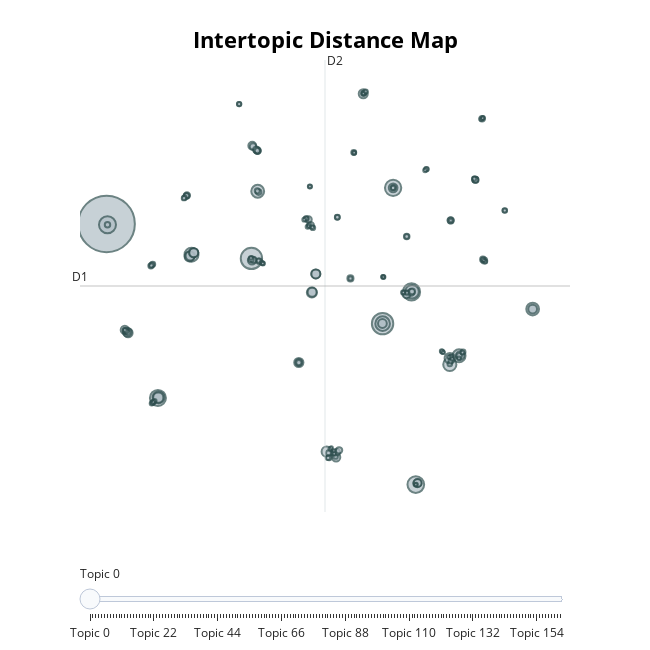

The notebook cell this image was saved under:
### Code cell
model.visualize_topics()

### Figure 1 — Plotly figure (JSON) as saved in the notebook; plotly's stock layout.template omitted (floating-point values rounded to 4 significant figures; data arrays with more than 128 entries replaced by an {"elided": "..."} marker saying what was removed)
{"data": [{"customdata": {"elided": "163x3 mixed values"}, "hovertemplate": "<b>Topic %{customdata[0]}</b><br>Words: %{customdata[1]}<br>Size: %{customdata[2]}", "legendgroup": "", "marker": {"color": "#B0BEC5", "line": {"color": "DarkSlateGrey", "width": 2}, "size": {"elided": "163 int values"}, "sizemode": "area", "sizeref": 1.887, "symbol": "circle"}, "mode": "markers", "name": "", "orientation": "v", "showlegend": false, "type": "scatter", "x": {"elided": "163 float values"}, "xaxis": "x", "y": {"elided": "163 float values"}, "yaxis": "y"}], "layout": {"annotations": [{"showarrow": false, "text": "D1", "x": -14.4, "y": 1.287, "yshift": 10}, {"showarrow": false, "text": "D2", "x": 2.92, "xshift": 10, "y": 19.24}], "height": 650, "hoverlabel": {"bgcolor": "white", "font": {"family": "Rockwell", "size": 16}}, "legend": {"itemsizing": "constant", "tracegroupgap": 0}, "margin": {"t": 60}, "shapes": [{"line": {"color": "#CFD8DC", "width": 2}, "type": "line", "x0": 2.92, "x1": 2.92, "y0": -16.67, "y1": 19.24}, {"line": {"color": "#9E9E9E", "width": 2}, "type": "line", "x0": -14.4, "x1": 20.24, "y0": 1.287, "y1": 1.287}], "sliders": [{"active": 0, "pad": {"t": 50}, "steps": [{"args": [{"marker.color": {"elided": "1x163 str values"}}], "label": "Topic 0", "method": "update"}, {"args": [{"marker.color": {"elided": "1x163 str values"}}], "label": "Topic 1", "method": "update"}, {"args": [{"marker.color": {"elided": "1x163 str values"}}], "label": "Topic 2", "method": "update"}, {"args": [{"marker.color": {"elided": "1x163 str values"}}], "label": "Topic 3", "method": "update"}, {"args": [{"marker.color": {"elided": "1x163 str values"}}], "label": "Topic 4", "method": "update"}, {"args": [{"marker.color": {"elided": "1x163 str values"}}], "label": "Topic 5", "method": "update"}, {"args": [{"marker.color": {"elided": "1x163 str values"}}], "label": "Topic 6", "method": "update"}, {"args": [{"marker.color": {"elided": "1x163 str values"}}], "label": "Topic 7", "method": "update"}, {"args": [{"marker.color": {"elided": "1x163 str values"}}], "label": "Topic 8", "method": "update"}, {"args": [{"marker.color": {"elided": "1x163 str values"}}], "label": "Topic 9", "method": "update"}, {"args": [{"marker.color": {"elided": "1x163 str values"}}], "label": "Topic 10", "method": "update"}, {"args": [{"marker.color": {"elided": "1x163 str values"}}], "label": "Topic 11", "method": "update"}, {"args": [{"marker.color": {"elided": "1x163 str values"}}], "label": "Topic 12", "method": "update"}, {"args": [{"marker.color": {"elided": "1x163 str values"}}], "label": "Topic 13", "method": "update"}, {"args": [{"marker.color": {"elided": "1x163 str values"}}], "label": "Topic 14", "method": "update"}, {"args": [{"marker.color": {"elided": "1x163 str values"}}], "label": "Topic 15", "method": "update"}, {"args": [{"marker.color": {"elided": "1x163 str values"}}], "label": "Topic 16", "method": "update"}, {"args": [{"marker.color": {"elided": "1x163 str values"}}], "label": "Topic 17", "method": "update"}, {"args": [{"marker.color": {"elided": "1x163 str values"}}], "label": "Topic 18", "method": "update"}, {"args": [{"marker.color": {"elided": "1x163 str values"}}], "label": "Topic 19", "method": "update"}, {"args": [{"marker.color": {"elided": "1x163 str values"}}], "label": "Topic 20", "method": "update"}, {"args": [{"marker.color": {"elided": "1x163 str values"}}], "label": "Topic 21", "method": "update"}, {"args": [{"marker.color": {"elided": "1x163 str values"}}], "label": "Topic 22", "method": "update"}, {"args": [{"marker.color": {"elided": "1x163 str values"}}], "label": "Topic 23", "method": "update"}, {"args": [{"marker.color": {"elided": "1x163 str values"}}], "label": "Topic 24", "method": "update"}, {"args": [{"marker.color": {"elided": "1x163 str values"}}], "label": "Topic 25", "method": "update"}, {"args": [{"marker.color": {"elided": "1x163 str values"}}], "label": "Topic 26", "method": "update"}, {"args": [{"marker.color": {"elided": "1x163 str values"}}], "label": "Topic 27", "method": "update"}, {"args": [{"marker.color": {"elided": "1x163 str values"}}], "label": "Topic 28", "method": "update"}, {"args": [{"marker.color": {"elided": "1x163 str values"}}], "label": "Topic 29", "method": "update"}, {"args": [{"marker.color": {"elided": "1x163 str values"}}], "label": "Topic 30", "method": "update"}, {"args": [{"marker.color": {"elided": "1x163 str values"}}], "label": "Topic 31", "method": "update"}, {"args": [{"marker.color": {"elided": "1x163 str values"}}], "label": "Topic 32", "method": "update"}, {"args": [{"marker.color": {"elided": "1x163 str values"}}], "label": "Topic 33", "method": "update"}, {"args": [{"marker.color": {"elided": "1x163 str values"}}], "label": "Topic 34", "method": "update"}, {"args": [{"marker.color": {"elided": "1x163 str values"}}], "label": "Topic 35", "method": "update"}, {"args": [{"marker.color": {"elided": "1x163 str values"}}], "label": "Topic 36", "method": "update"}, {"args": [{"marker.color": {"elided": "1x163 str values"}}], "label": "Topic 37", "method": "update"}, {"args": [{"marker.color": {"elided": "1x163 str values"}}], "label": "Topic 38", "method": "update"}, {"args": [{"marker.color": {"elided": "1x163 str values"}}], "label": "Topic 39", "method": "update"}, {"args": [{"marker.color": {"elided": "1x163 str values"}}], "label": "Topic 40", "method": "update"}, {"args": [{"marker.color": {"elided": "1x163 str values"}}], "label": "Topic 41", "method": "update"}, {"args": [{"marker.color": {"elided": "1x163 str values"}}], "label": "Topic 42", "method": "update"}, {"args": [{"marker.color": {"elided": "1x163 str values"}}], "label": "Topic 43", "method": "update"}, {"args": [{"marker.color": {"elided": "1x163 str values"}}], "label": "Topic 44", "method": "update"}, {"args": [{"marker.color": {"elided": "1x163 str values"}}], "label": "Topic 45", "method": "update"}, {"args": [{"marker.color": {"elided": "1x163 str values"}}], "label": "Topic 46", "method": "update"}, {"args": [{"marker.color": {"elided": "1x163 str values"}}], "label": "Topic 47", "method": "update"}, {"args": [{"marker.color": {"elided": "1x163 str values"}}], "label": "Topic 48", "method": "update"}, {"args": [{"marker.color": {"elided": "1x163 str values"}}], "label": "Topic 49", "method": "update"}, {"args": [{"marker.color": {"elided": "1x163 str values"}}], "label": "Topic 50", "method": "update"}, {"args": [{"marker.color": {"elided": "1x163 str values"}}], "label": "Topic 51", "method": "update"}, {"args": [{"marker.color": {"elided": "1x163 str values"}}], "label": "Topic 52", "method": "update"}, {"args": [{"marker.color": {"elided": "1x163 str values"}}], "label": "Topic 53", "method": "update"}, {"args": [{"marker.color": {"elided": "1x163 str values"}}], "label": "Topic 54", "method": "update"}, {"args": [{"marker.color": {"elided": "1x163 str values"}}], "label": "Topic 55", "method": "update"}, {"args": [{"marker.color": {"elided": "1x163 str values"}}], "label": "Topic 56", "method": "update"}, {"args": [{"marker.color": {"elided": "1x163 str values"}}], "label": "Topic 57", "method": "update"}, {"args": [{"marker.color": {"elided": "1x163 str values"}}], "label": "Topic 58", "method": "update"}, {"args": [{"marker.color": {"elided": "1x163 str values"}}], "label": "Topic 59", "method": "update"}, {"args": [{"marker.color": {"elided": "1x163 str values"}}], "label": "Topic 60", "method": "update"}, {"args": [{"marker.color": {"elided": "1x163 str values"}}], "label": "Topic 61", "method": "update"}, {"args": [{"marker.color": {"elided": "1x163 str values"}}], "label": "Topic 62", "method": "update"}, {"args": [{"marker.color": {"elided": "1x163 str values"}}], "label": "Topic 63", "method": "update"}, {"args": [{"marker.color": {"elided": "1x163 str values"}}], "label": "Topic 64", "method": "update"}, {"args": [{"marker.color": {"elided": "1x163 str values"}}], "label": "Topic 65", "method": "update"}, {"args": [{"marker.color": {"elided": "1x163 str values"}}], "label": "Topic 66", "method": "update"}, {"args": [{"marker.color": {"elided": "1x163 str values"}}], "label": "Topic 67", "method": "update"}, {"args": [{"marker.color": {"elided": "1x163 str values"}}], "label": "Topic 68", "method": "update"}, {"args": [{"marker.color": {"elided": "1x163 str values"}}], "label": "Topic 69", "method": "update"}, {"args": [{"marker.color": {"elided": "1x163 str values"}}], "label": "Topic 70", "method": "update"}, {"args": [{"marker.color": {"elided": "1x163 str values"}}], "label": "Topic 71", "method": "update"}, {"args": [{"marker.color": {"elided": "1x163 str values"}}], "label": "Topic 72", "method": "update"}, {"args": [{"marker.color": {"elided": "1x163 str values"}}], "label": "Topic 73", "method": "update"}, {"args": [{"marker.color": {"elided": "1x163 str values"}}], "label": "Topic 74", "method": "update"}, {"args": [{"marker.color": {"elided": "1x163 str values"}}], "label": "Topic 75", "method": "update"}, {"args": [{"marker.color": {"elided": "1x163 str values"}}], "label": "Topic 76", "method": "update"}, {"args": [{"marker.color": {"elided": "1x163 str values"}}], "label": "Topic 77", "method": "update"}, {"args": [{"marker.color": {"elided": "1x163 str values"}}], "label": "Topic 78", "method": "update"}, {"args": [{"marker.color": {"elided": "1x163 str values"}}], "label": "Topic 79", "method": "update"}, {"args": [{"marker.color": {"elided": "1x163 str values"}}], "label": "Topic 80", "method": "update"}, {"args": [{"marker.color": {"elided": "1x163 str values"}}], "label": "Topic 81", "method": "update"}, {"args": [{"marker.color": {"elided": "1x163 str values"}}], "label": "Topic 82", "method": "update"}, {"args": [{"marker.color": {"elided": "1x163 str values"}}], "label": "Topic 83", "method": "update"}, {"args": [{"marker.color": {"elided": "1x163 str values"}}], "label": "Topic 84", "method": "update"}, {"args": [{"marker.color": {"elided": "1x163 str values"}}], "label": "Topic 85", "method": "update"}, {"args": [{"marker.color": {"elided": "1x163 str values"}}], "label": "Topic 86", "method": "update"}, {"args": [{"marker.color": {"elided": "1x163 str values"}}], "label": "Topic 87", "method": "update"}, {"args": [{"marker.color": {"elided": "1x163 str values"}}], "label": "Topic 88", "method": "update"}, {"args": [{"marker.color": {"elided": "1x163 str values"}}], "label": "Topic 89", "method": "update"}, {"args": [{"marker.color": {"elided": "1x163 str values"}}], "label": "Topic 90", "method": "update"}, {"args": [{"marker.color": {"elided": "1x163 str values"}}], "label": "Topic 91", "method": "update"}, {"args": [{"marker.color": {"elided": "1x163 str values"}}], "label": "Topic 92", "method": "update"}, {"args": [{"marker.color": {"elided": "1x163 str values"}}], "label": "Topic 93", "method": "update"}, {"args": [{"marker.color": {"elided": "1x163 str values"}}], "label": "Topic 94", "method": "update"}, {"args": [{"marker.color": {"elided": "1x163 str values"}}], "label": "Topic 95", "method": "update"}, {"args": [{"marker.color": {"elided": "1x163 str values"}}], "label": "Topic 96", "method": "update"}, {"args": [{"marker.color": {"elided": "1x163 str values"}}], "label": "Topic 97", "method": "update"}, {"args": [{"marker.color": {"elided": "1x163 str values"}}], "label": "Topic 98", "method": "update"}, {"args": [{"marker.color": {"elided": "1x163 str values"}}], "label": "Topic 99", "method": "update"}, {"args": [{"marker.color": {"elided": "1x163 str values"}}], "label": "Topic 100", "method": "update"}, {"args": [{"marker.color": {"elided": "1x163 str values"}}], "label": "Topic 101", "method": "update"}, {"args": [{"marker.color": {"elided": "1x163 str values"}}], "label": "Topic 102", "method": "update"}, {"args": [{"marker.color": {"elided": "1x163 str values"}}], "label": "Topic 103", "method": "update"}, {"args": [{"marker.color": {"elided": "1x163 str values"}}], "label": "Topic 104", "method": "update"}, {"args": [{"marker.color": {"elided": "1x163 str values"}}], "label": "Topic 105", "method": "update"}, {"args": [{"marker.color": {"elided": "1x163 str values"}}], "label": "Topic 106", "method": "update"}, {"args": [{"marker.color": {"elided": "1x163 str values"}}], "label": "Topic 107", "method": "update"}, {"args": [{"marker.color": {"elided": "1x163 str values"}}], "label": "Topic 108", "method": "update"}, {"args": [{"marker.color": {"elided": "1x163 str values"}}], "label": "Topic 109", "method": "update"}, {"args": [{"marker.color": {"elided": "1x163 str values"}}], "label": "Topic 110", "method": "update"}, {"args": [{"marker.color": {"elided": "1x163 str values"}}], "label": "Topic 111", "method": "update"}, {"args": [{"marker.color": {"elided": "1x163 str values"}}], "label": "Topic 112", "method": "update"}, {"args": [{"marker.color": {"elided": "1x163 str values"}}], "label": "Topic 113", "method": "update"}, {"args": [{"marker.color": {"elided": "1x163 str values"}}], "label": "Topic 114", "method": "update"}, {"args": [{"marker.color": {"elided": "1x163 str values"}}], "label": "Topic 115", "method": "update"}, {"args": [{"marker.color": {"elided": "1x163 str values"}}], "label": "Topic 116", "method": "update"}, {"args": [{"marker.color": {"elided": "1x163 str values"}}], "label": "Topic 117", "method": "update"}, {"args": [{"marker.color": {"elided": "1x163 str values"}}], "label": "Topic 118", "method": "update"}, {"args": [{"marker.color": {"elided": "1x163 str values"}}], "label": "Topic 119", "method": "update"}, {"args": [{"marker.color": {"elided": "1x163 str values"}}], "label": "Topic 120", "method": "update"}, {"args": [{"marker.color": {"elided": "1x163 str values"}}], "label": "Topic 121", "method": "update"}, {"args": [{"marker.color": {"elided": "1x163 str values"}}], "label": "Topic 122", "method": "update"}, {"args": [{"marker.color": {"elided": "1x163 str values"}}], "label": "Topic 123", "method": "update"}, {"args": [{"marker.color": {"elided": "1x163 str values"}}], "label": "Topic 124", "method": "update"}, {"args": [{"marker.color": {"elided": "1x163 str values"}}], "label": "Topic 125", "method": "update"}, {"args": [{"marker.color": {"elided": "1x163 str values"}}], "label": "Topic 126", "method": "update"}, {"args": [{"marker.color": {"elided": "1x163 str values"}}], "label": "Topic 127", "method": "update"}, {"args": [{"marker.color": {"elided": "1x163 str values"}}], "label": "Topic 128", "method": "update"}, {"args": [{"marker.color": {"elided": "1x163 str values"}}], "label": "Topic 129", "method": "update"}, {"args": [{"marker.color": {"elided": "1x163 str values"}}], "label": "Topic 130", "method": "update"}, {"args": [{"marker.color": {"elided": "1x163 str values"}}], "label": "Topic 131", "method": "update"}, {"args": [{"marker.color": {"elided": "1x163 str values"}}], "label": "Topic 132", "method": "update"}, {"args": [{"marker.color": {"elided": "1x163 str values"}}], "label": "Topic 133", "method": "update"}, {"args": [{"marker.color": {"elided": "1x163 str values"}}], "label": "Topic 134", "method": "update"}, {"args": [{"marker.color": {"elided": "1x163 str values"}}], "label": "Topic 135", "method": "update"}, {"args": [{"marker.color": {"elided": "1x163 str values"}}], "label": "Topic 136", "method": "update"}, {"args": [{"marker.color": {"elided": "1x163 str values"}}], "label": "Topic 137", "method": "update"}, {"args": [{"marker.color": {"elided": "1x163 str values"}}], "label": "Topic 138", "method": "update"}, {"args": [{"marker.color": {"elided": "1x163 str values"}}], "label": "Topic 139", "method": "update"}, {"args": [{"marker.color": {"elided": "1x163 str values"}}], "label": "Topic 140", "method": "update"}, {"args": [{"marker.color": {"elided": "1x163 str values"}}], "label": "Topic 141", "method": "update"}, {"args": [{"marker.color": {"elided": "1x163 str values"}}], "label": "Topic 142", "method": "update"}, {"args": [{"marker.color": {"elided": "1x163 str values"}}], "label": "Topic 143", "method": "update"}, {"args": [{"marker.color": {"elided": "1x163 str values"}}], "label": "Topic 144", "method": "update"}, {"args": [{"marker.color": {"elided": "1x163 str values"}}], "label": "Topic 145", "method": "update"}, {"args": [{"marker.color": {"elided": "1x163 str values"}}], "label": "Topic 146", "method": "update"}, {"args": [{"marker.color": {"elided": "1x163 str values"}}], "label": "Topic 147", "method": "update"}, {"args": [{"marker.color": {"elided": "1x163 str values"}}], "label": "Topic 148", "method": "update"}, {"args": [{"marker.color": {"elided": "1x163 str values"}}], "label": "Topic 149", "method": "update"}, {"args": [{"marker.color": {"elided": "1x163 str values"}}], "label": "Topic 150", "method": "update"}, {"args": [{"marker.color": {"elided": "1x163 str values"}}], "label": "Topic 151", "method": "update"}, {"args": [{"marker.color": {"elided": "1x163 str values"}}], "label": "Topic 152", "method": "update"}, {"args": [{"marker.color": {"elided": "1x163 str values"}}], "label": "Topic 153", "method": "update"}, {"args": [{"marker.color": {"elided": "1x163 str values"}}], "label": "Topic 154", "method": "update"}, {"args": [{"marker.color": {"elided": "1x163 str values"}}], "label": "Topic 155", "method": "update"}, {"args": [{"marker.color": {"elided": "1x163 str values"}}], "label": "Topic 156", "method": "update"}, {"args": [{"marker.color": {"elided": "1x163 str values"}}], "label": "Topic 157", "method": "update"}, {"args": [{"marker.color": {"elided": "1x163 str values"}}], "label": "Topic 158", "method": "update"}, {"args": [{"marker.color": {"elided": "1x163 str values"}}], "label": "Topic 159", "method": "update"}, {"args": [{"marker.color": {"elided": "1x163 str values"}}], "label": "Topic 160", "method": "update"}, {"args": [{"marker.color": {"elided": "1x163 str values"}}], "label": "Topic 161", "method": "update"}, {"args": [{"marker.color": {"elided": "1x163 str values"}}], "label": "Topic 162", "method": "update"}]}], "title": {"font": {"color": "Black", "size": 22}, "text": "<b>Intertopic Distance Map", "x": 0.5, "xanchor": "center", "y": 0.95, "yanchor": "top"}, "width": 650, "xaxis": {"anchor": "y", "domain": [0, 1], "range": [-14.4, 20.24], "title": {"text": ""}, "visible": false}, "yaxis": {"anchor": "x", "domain": [0, 1], "range": [-16.67, 19.24], "title": {"text": ""}, "visible": false}}}
